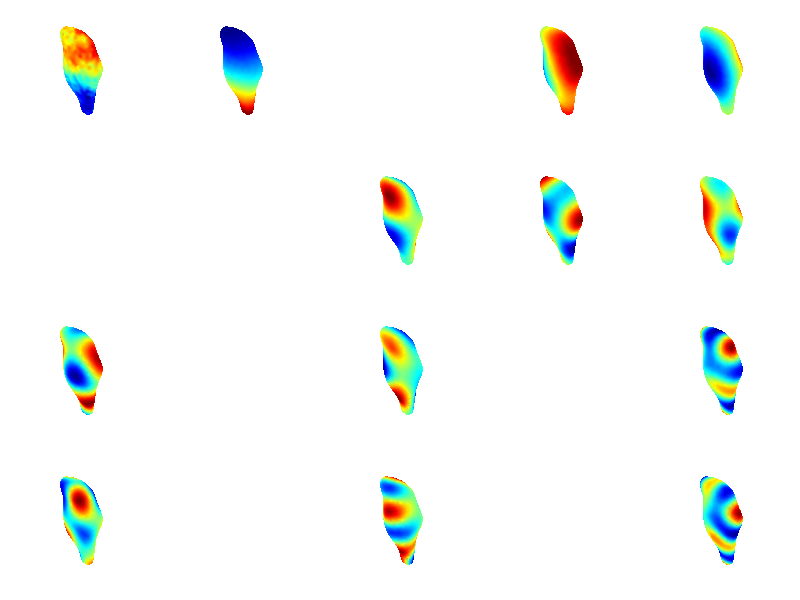
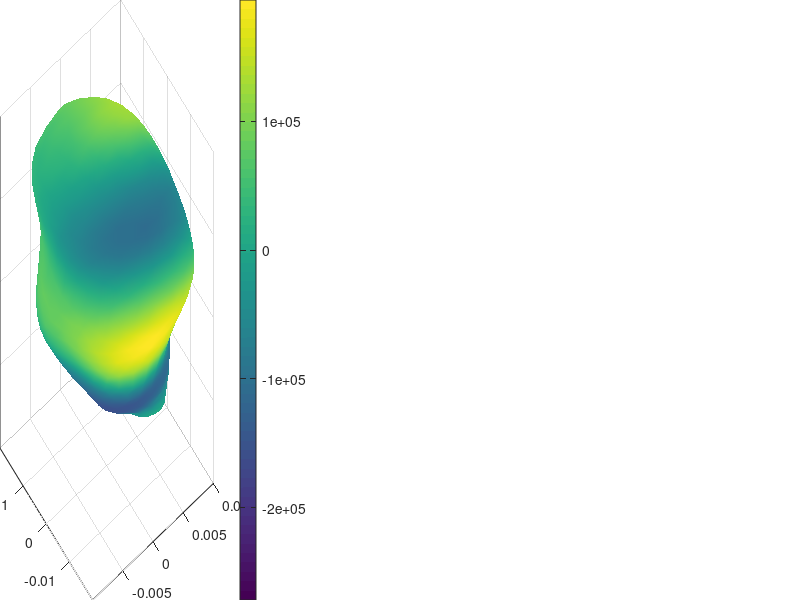

These charts were generated, in order, by the following MATLAB code: (Note: this script raises an error after producing the figures.)
close all; clear all; clc
%% load data

load data.mat
scale = 1e6;
maxDisp = 0.02; % max displacement
nMode = 20; % number of eigen force fields
nForceField = 1000; % number of eigen force fields.

[eigV, eigD] = eigs(laplacianMatrixI, nMode, 'sm'); % Shape's Laplacian -> shape's curvature info -> intrinsic. 

%% show eigen forces

nFigRow = 4;
nFigCol = 5;

figure
for i = 1 : size(eigV, 2)
    
    left = (i - 1) / nFigCol - floor((i - 1) / nFigCol);
    bottom = 1 - (floor((i - 1) / nFigCol) + 1) / nFigRow;
    positionVector = [left, bottom, 1 / nFigCol, 1 / nFigRow];
    subplot('Position', positionVector);
    
    color = zeros(nNodeI, 1);
    color(idxSurfI) = eigV(:, i);
    
    trisurf(FaceI, NodeI(:, 1), NodeI(:, 2), NodeI(:, 3), color, 'FaceColor', 'interp', 'EdgeColor', 'none');
    colormap jet
    axis equal off
    
end

%% create force field

weight = 2 * rand(nMode, 3 * nForceField) - 1; % x, y, z force fields. 
ForceField = eigV * weight * scale; % Force field reconstruction (not complete). 

ForceField3 = zeros(3 * nSurfI, nForceField);
for i = 1 : nForceField
    ForceField3(:, i) = reshape(ForceField(:, 3 * i - 2 : 3 * i)', [], 1); % vector. 760*3 x 1. Concatenate to the order xyzxyz...
end

%% show example force fields (xyzxyz...)

nFigRow = 1;
nFigCol = 3;

figure
for i = 1 : 3
    
    left = (i - 1) / nFigCol - floor((i - 1) / nFigCol);
    bottom = 1 - (floor((i - 1) / nFigCol) + 1) / nFigRow;
    positionVector = [left, bottom, 1 / nFigCol, 1 / nFigRow];
    subplot('Position', positionVector);
    
    color = zeros(nNodeI, 1);
    color(idxSurfI) = ForceField(:, i);
    
    trisurf(FaceI, NodeI(:, 1), NodeI(:, 2), NodeI(:, 3), color, 'FaceColor', 'interp', 'EdgeColor', 'none');
    
    c = colorbar;
    c.Label.String = 'Pa';
    
    colormap jet
    caxis([min(min(ForceField(:, 1:3))), max(max(ForceField(:, 1:3)))]);
    axis equal off
    
end

%% show fixed nodes

idxFix = [761 1000 1158]';

figure
hold on
plot3(NodeI(:, 1), NodeI(:, 2), NodeI(:, 3), 'b.');
camlight;
plot3(NodeI(idxFix,1), NodeI(idxFix,2), NodeI(idxFix,3),'r*');
axis equal

%% expand mass matrix and laplacian matrix to 3 dimension

massMatrixI3 = zeros(3 * nSurfI);
laplacianMatrixI3 = zeros(3 * nSurfI);
for i = 1 : 3  
    idxI3 = i : 3 : 3 * nSurfI;
    massMatrixI3(idxI3, idxI3) = massMatrixI;
    laplacianMatrixI3(idxI3, idxI3) = laplacianMatrixI;
end


%% create benchmark deformation using linear FEM

idxSurfI3 = reshape([idxSurfI * 3 - 2, idxSurfI * 3 - 1, idxSurfI * 3 - 0]', [], 1);
idxFix3 = reshape([idxFix * 3 - 2, idxFix * 3 - 1, idxFix * 3 - 0]', [], 1);
idxNonFix3 = 1 : size(KI, 1);
idxNonFix3(idxFix3) = [];
idxI = unique(FaceI(:));
idxI3 = reshape([idxI' * 3 - 2, idxI' * 3 - 1, idxI' * 3 - 0]', [], 1);

% force vector and stiffness matrix for solving
FIS = zeros(size(KI, 1), nForceField);
FIS(idxSurfI3, :) = massMatrixI3 * ForceField3; % Complete force field reconstruction. 
FIS(idxFix3, :) = [];

KIS = full(KI);
KIS(idxFix3, :) = [];
KIS(:, idxFix3) = [];

KIS = sparse(KIS);
XIS= KIS \ FIS; % Forward FEM. 

xI = zeros(size(KI, 1), nForceField);
xI(idxNonFix3, :) = XIS;

FI = KI * xI;

%% rescale the forcefield such that the max surface displacement equals to maxDisp

for i = 1:nForceField
    tX = reshape(xI(:, i), 3, [])';
    nodeDisp2 = sum(tX .* tX,  2);
    maxSurfDisp2 = max(nodeDisp2(idxSurfI, :));
    rescale = maxDisp / sqrt(maxSurfDisp2);
    xI(:, i) = xI(:, i) * rescale;
    FI(:, i) = FI(:, i) * rescale;
end

%% visualize benchmark deformations

nFigRow = 3;
nFigCol = 7;

figure
for i = 1 : nFigRow * nFigCol
    
    XIi = reshape(xI(:, i), 3, [])';
    
    left = (i - 1) / nFigCol - floor((i - 1) / nFigCol);
    bottom = 1 - (floor((i - 1) / nFigCol) + 1) / nFigRow;
    positionVector = [left, bottom, 1 / nFigCol, 1 / nFigRow];
    subplot('Position', positionVector);
    
    color = zeros(nNodeI, 1);
    color(idxSurfI) = ForceField(:, i);
    
    trisurf(FaceI, NodeI(:, 1) + XIi(:, 1), NodeI(:, 2) + XIi(:, 2), NodeI(:, 3) + XIi(:, 3), 'FaceColor', 'none', 'EdgeColor', [0 0.7 0]);
    hold on
    trisurf(FaceI, NodeI(:, 1), NodeI(:, 2), NodeI(:, 3),'FaceColor', 'none', 'EdgeColor', [0.25 0.25 1]);
    colormap jet
    axis equal off
    
end

deformation_matrix_block = zeros(size(KI, 1)/3, nForceField, 3);
for i=1:3
    matrix_temp = [];
    for j=i:3:size(KI, 1)
        matrix_temp = [matrix_temp;xI(j,:)];
    end
    deformation_matrix_block(:,:,i) = matrix_temp;
end

clear XIi
%%
benchmark_displacement = rand(15, 1000) .* 20.0;
weights = rand(20, 1000) - 0.5;
save benchmark.mat

